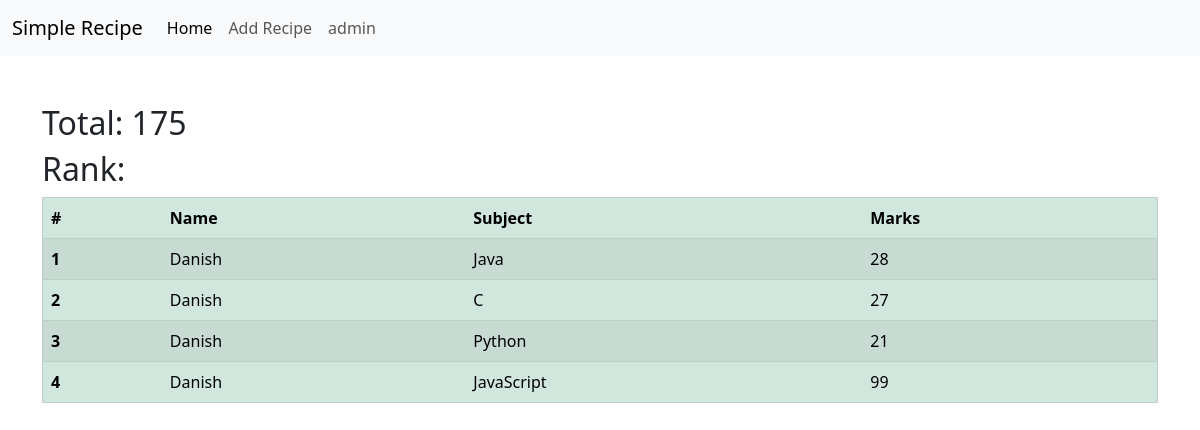
The page /student/marks/STD100 on the database its author committed.
### student/models.py (models this page shows, shortened)
class SubjectMarks(models.Model):
    student = models.ForeignKey(
        Student, related_name="student_marks", on_delete=models.CASCADE)
    subject = models.ForeignKey(Subject, on_delete=models.CASCADE)
    marks = models.IntegerField(default=models.SET_NULL, null=True, blank=True)
    class Meta:
        unique_together = ['student', 'subject']

class Student(models.Model):
    srn = models.OneToOneField(StudentID, on_delete=models.CASCADE)
    dept_name = models.ForeignKey(Department, on_delete=models.CASCADE)
    name = models.CharField(max_length=30)
    email = models.EmailField(unique=True)
    age = models.IntegerField(default=18)
    address = models.TextField(blank=True, null=True)
    def __str__(self):
        return self.name
    class Meta:
        ordering = ['name']

class Subject(models.Model):
    subject_name = models.CharField(max_length=30)
    def __str__(self) -> str:
        return self.subject_name

### student/views.py (the view)
# urls.py: path('marks/<id>', marks, name='marks',)
def marks(request, id):
    student_obj = SubjectMarks.objects.filter(student__srn__srn=id)
    total = student_obj.aggregate(total=Sum('marks'))
    context = {'students': student_obj, 'total': total}
    return render(request, 'student/marks.html', context)

### templates/student/marks.html (shortened to what this page needs)
{% extends 'index.html' %}
{% block content %}
<div class="container mt-5">
  <h2>Total: {{total.total}}</h2>
  <h2>Rank: </h2>
    <table border="1px" class="table table-striped table-success ">
        <thead>
          <tr>
            <th scope="col">#</th>
            <th scope="col">Name</th>
            <th scope="col">Subject</th>
            <th scope="col">Marks</th>
            </tr>
        </thead>
        <tbody>
            {% for student in students %}
          <tr>
            <th scope="row">{{forloop.counter}}</th>
            <td>{{student.student}}</td>
            <td>{{student.subject}}</td>
            <td>{{student.marks}}</td>
          </tr>
            {% endfor %}
        </tbody>
    </table>
{% endblock %}

### rows shown on the page
SubjectMarks: student "Danish", subject "Java", marks "28"
SubjectMarks: student "Danish", subject "C", marks "27"
SubjectMarks: student "Danish", subject "Python", marks "21"
SubjectMarks: student "Danish", subject "JavaScript", marks "99"

### other values the page prints
{{ total.total }} "175"
